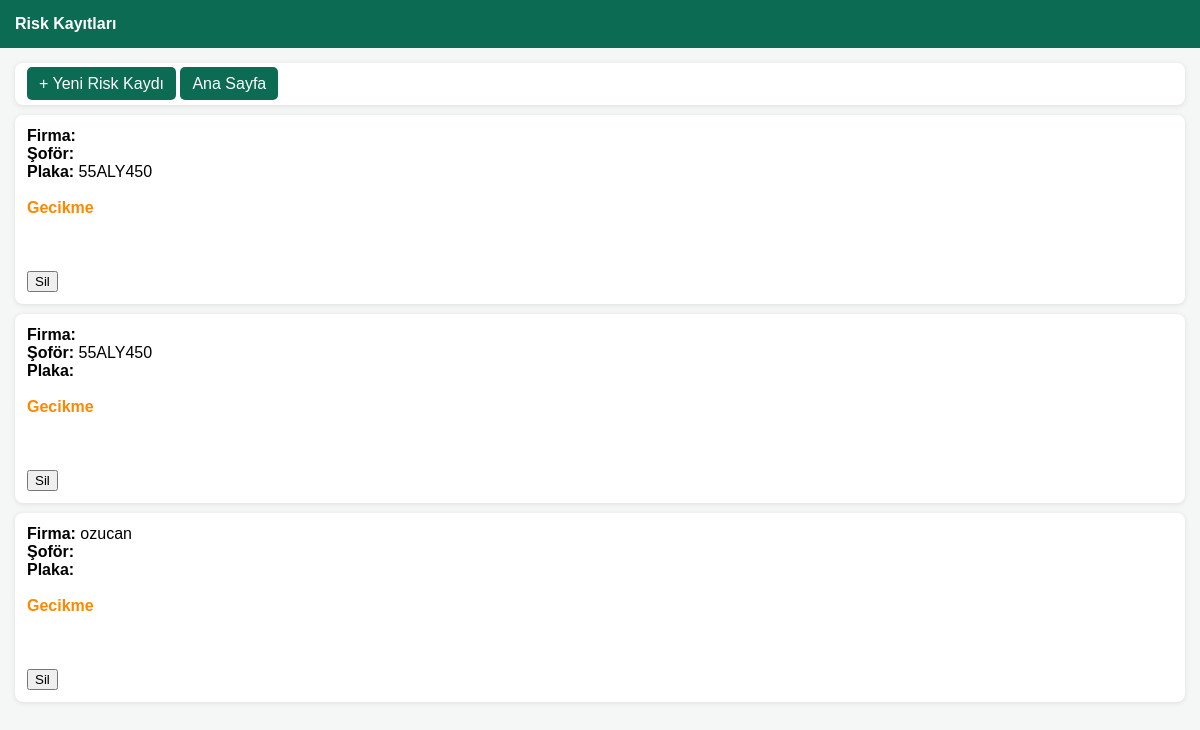
The page /riskler/ (signed in) on the database its author committed.
### takip/models.py (models this page shows, shortened)
class RiskKaydi(models.Model):
    SORUN_TIPLERI = [
        ("Gecikme", "Gecikme"),
        ("Evrak Sorunu", "Evrak Sorunu"),
        ("Hasar", "Hasar"),
        ("İletişim Kötü", "İletişim Kötü"),
        ("Ödeme Sorunu", "Ödeme Sorunu"),
        ("Sahte Bilgi", "Sahte Bilgi"),
        ("Diğer", "Diğer"),
    ]
    firma_adi = models.CharField(max_length=200, blank=True)
    sofor_adi = models.CharField(max_length=200, blank=True)
    plaka = models.CharField(max_length=100, blank=True)
    sorun_tipi = models.CharField(max_length=50, choices=SORUN_TIPLERI, default="Diğer")
    aciklama = models.TextField(blank=True)
    tarih = models.DateField(auto_now_add=True)

### takip/views.py (the view)
# urls.py: path("riskler/", views.risk_listesi, name="risk_listesi"),
@login_required(login_url="login")
def risk_listesi(request):
    riskler = RiskKaydi.objects.all().order_by("-tarih", "-id")
    return render(request, "takip/risk_listesi.html", {"riskler": riskler})

### takip/templates/takip/risk_listesi.html (shortened to what this page needs)
<!DOCTYPE html>
<html lang="tr">
<head>
</head>
<body>
<div class="top">
Risk Kayıtları
</div>
<div class="wrap">
<div class="box">
<a class="btn" href="/risk/ekle/">+ Yeni Risk Kaydı</a>
<a class="btn" href="/">Ana Sayfa</a>
</div>
{% for r in riskler %}
<div class="box">
<b>Firma:</b> {{ r.firma_adi }}<br>
<b>Şoför:</b> {{ r.sofor_adi }}<br>
<b>Plaka:</b> {{ r.plaka }}<br>
<br>
{% if r.sorun_tipi == "Hasar" or r.sorun_tipi == "Sahte Bilgi" %}
<span class="red">
{{ r.sorun_tipi }}
</span>
{% elif r.sorun_tipi == "Gecikme" or r.sorun_tipi == "Evrak Sorunu" %}
<span class="orange">
{{ r.sorun_tipi }}
</span>
{% else %}
<span class="green">
{{ r.sorun_tipi }}
</span>
{% endif %}
<br><br>
<br><br>
<form method="POST" action="{% url 'risk_sil' r.id %}" onsubmit="return confirm('Bu risk kaydı silinsin mi?')">{% csrf_token %}<button type="submit">Sil</button></form>
</div>
{% empty %}
<div class="box">
Henüz risk kaydı yok.
</div>
{% endfor %}
</div>
</body>
</html>

### takip/templates/takip/risk_listesi.html (style rules this page uses)
body { font-family:Arial; background:#f5f7f6; margin:0; }
.top { background:#0b6b53; color:white; padding:15px; font-weight:bold; }
.wrap { padding:15px; }
.box { background:white; padding:12px; margin-bottom:10px; border-radius:8px; box-shadow:0 1px 5px #ddd; }
.btn { background:#0b6b53; color:white; padding:8px 12px; border-radius:5px; text-decoration:none; }
.orange { color:#ff8800; font-weight:bold; }

### rows shown on the page
RiskKaydi: plaka "55ALY450", sorun_tipi "Gecikme"
RiskKaydi: sofor_adi "55ALY450", sorun_tipi "Gecikme"
RiskKaydi: firma_adi "ozucan", sorun_tipi "Gecikme"
